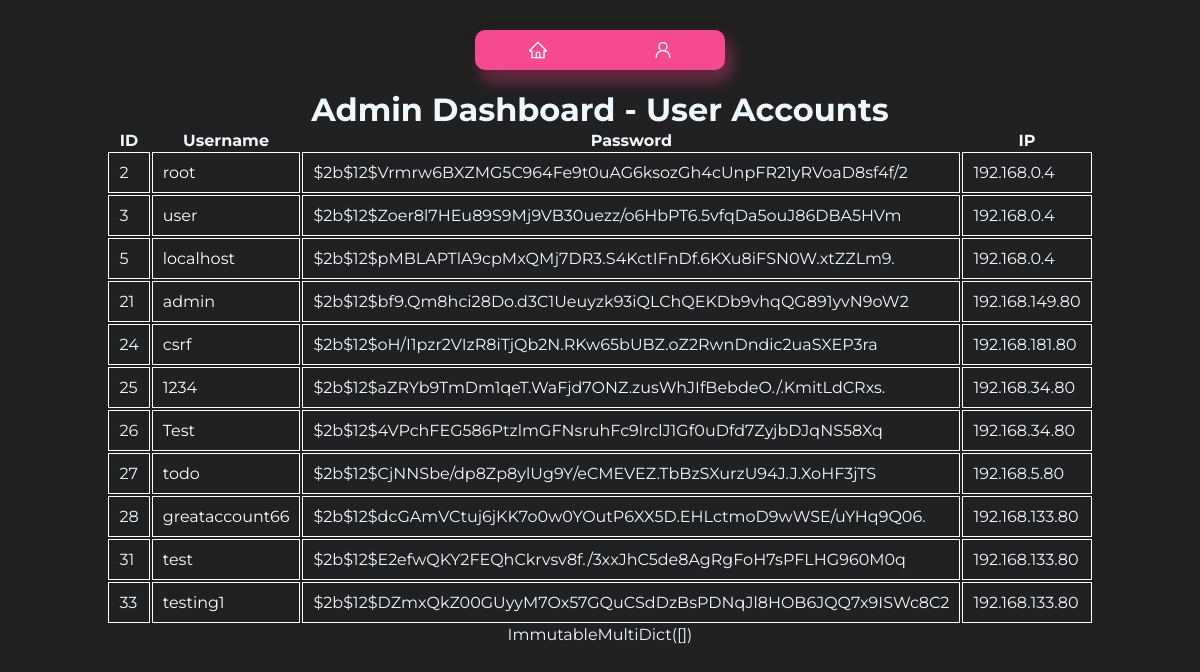
Before: /admin/dashboard (signed in) with the older database file.
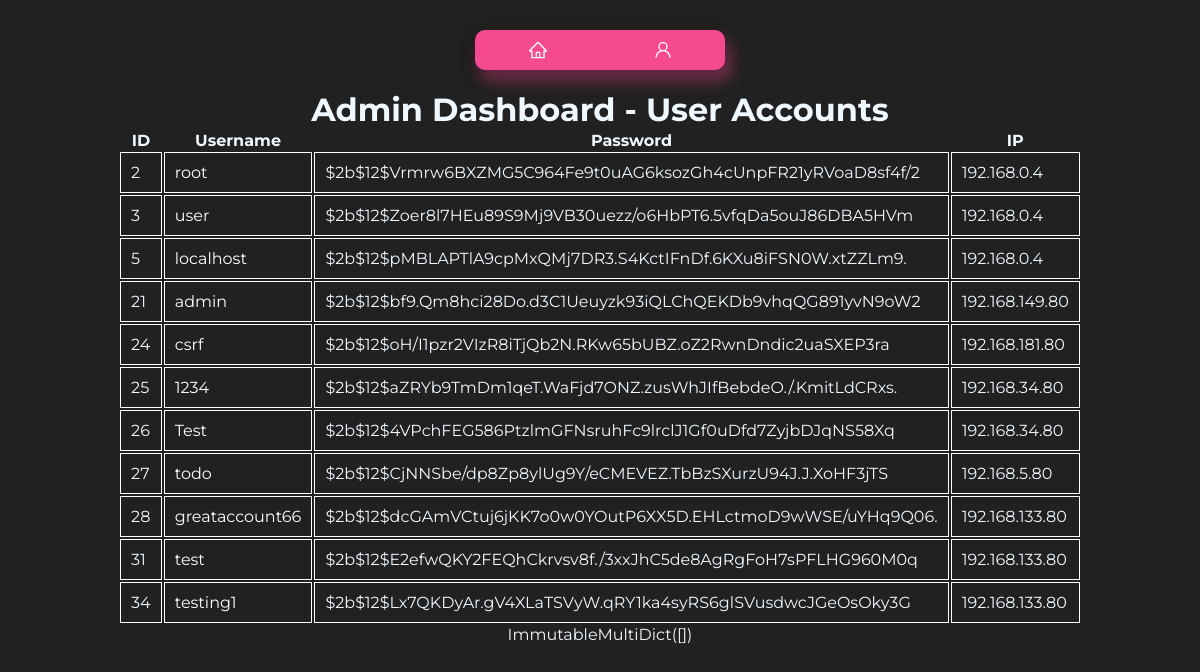
After: the same page with the newer database file.
### tables this page shows
CREATE TABLE users (
        id INTEGER PRIMARY KEY,
        username TEXT UNIQUE,
        password TEXT,
        ip TEXT
    );

### main.py (the view)
@app.route('/admin/dashboard')
def admin_dashboard():
    username = session.get('username')
    if username == 'admin':
        users = get_all_users()
        cookies = request.cookies
        return render_template('admin/admin_dashboard.html', users=users, cookies=cookies)
    else:
        return jsonify({'error':'Not an admin'}), 403

### main.py (called while the page is built)
@app.after_request
def set_csp_header(response):
    csp_value = '; '.join([f"{key} {value}" for key, value in csp_header.items()])
    response.headers['Content-Security-Policy'] = csp_value
    return response

@app.after_request
def add_security_headers(response):
    response.headers['X-Frame-Options'] = 'SAMEORIGIN'
    return response

@app.after_request
def add_hsts_header(response):
    response.headers['Strict-Transport-Security'] = 'max-age=31536000; includeSubDomains; preload'
    return response

@app.after_request
def add_content_type_header(response):
    response.headers['X-Content-Type-Options'] = 'nosniff'
    return response

### scripts/db.py (called while the page is built)
def connect():
    conn = sqlite3.connect('database/testdb.db')
    cursor = conn.cursor()
    return conn, cursor

def get_all_users():
    conn, cursor = connect()
    cursor.execute('SELECT * FROM users')
    users = cursor.fetchall()
    conn.close()
    return users

### templates/admin/admin_dashboard.html (shortened to what this page needs)
<!DOCTYPE html>
<html>
<head>
    <link rel="stylesheet" type="text/css" href="{{ url_for('static', filename='css/template.css') }}">
    <link rel="stylesheet" type="text/css" href="{{ url_for('static', filename='css/header.css') }}">
</head>
<body>
    <header>
        <div class="button-container">
            <a class="button" href="/">
            </a>
            <a class="button" href="/account">
            </a>
        </div>
    </header>
    <h1>Admin Dashboard - User Accounts</h1>
    <table>
        <tr>
            <th>ID</th>
            <th>Username</th>
            <th>Password</th>
            <th>IP</th>
        </tr>
        {% for user in users %}
        <tr>
            <td id="id">{{ user[0] }}</td>
            <td id="username"><a style="color: white; text-decoration: none;" href="/{{user[1]}}">{{ user[1] }}</a></td>
            <td id="Password">{{ user[2] }}</td>
            <td id="ip">{{ user[3] }}</td>
        </tr>
        {% endfor %}
    </table>
    <div>{{cookies}}</div>
</body>
</html>

### static/css/template.css (style rules this page uses)
* { padding: 0; margin: 0; box-sizing: border-box; }
body { padding: 10px; display: flex; flex-direction: column; justify-content: center; align-items: center; background-color: #212121; color: aliceblue; font-family: Montserrat, serif; }

### static/css/header.css (style rules this page uses)
header { padding: 20px; display: flex; justify-content: center; align-items: center; }
.button-container { display: flex; background-color: rgba(245, 73, 144); width: 250px; height: 40px; align-items: center; justify-content: space-around; border-radius: 10px; box-shadow: rgba(0, 0, 0, 0.35) 0px 5px 15px, rgba(245, 73, 144, 0.5) 5px 10px 15px; }
.button { outline: 0 !important; border: 0 !important; width: 40px; height: 40px; border-radius: 50%; background-color: transparent; display: flex; align-items: center; justify-content: center; color: #fff; transition: all ease-in-out 0.3s; cursor: pointer; }
.icon { font-size: 20px; }

### templates/admin/admin_dashboard.html (style rules this page uses)
td { padding: 10px; border: 1px solid #FFF; }

Changed rows visible on the page:
removed users: id "33", username "testing1", password "$2b$12$DZmxQkZ00GUyyM7Ox57GQuCSdDzBsPDNqJl8HOB6JQQ7x9ISWc8C2", ip "192.168.133.80"
added users: id "34", username "testing1", password "$2b$12$Lx7QKDyAr.gV4XLaTSVyW.qRY1ka4syRS6glSVusdwcJGeOsOky3G", ip "192.168.133.80"
